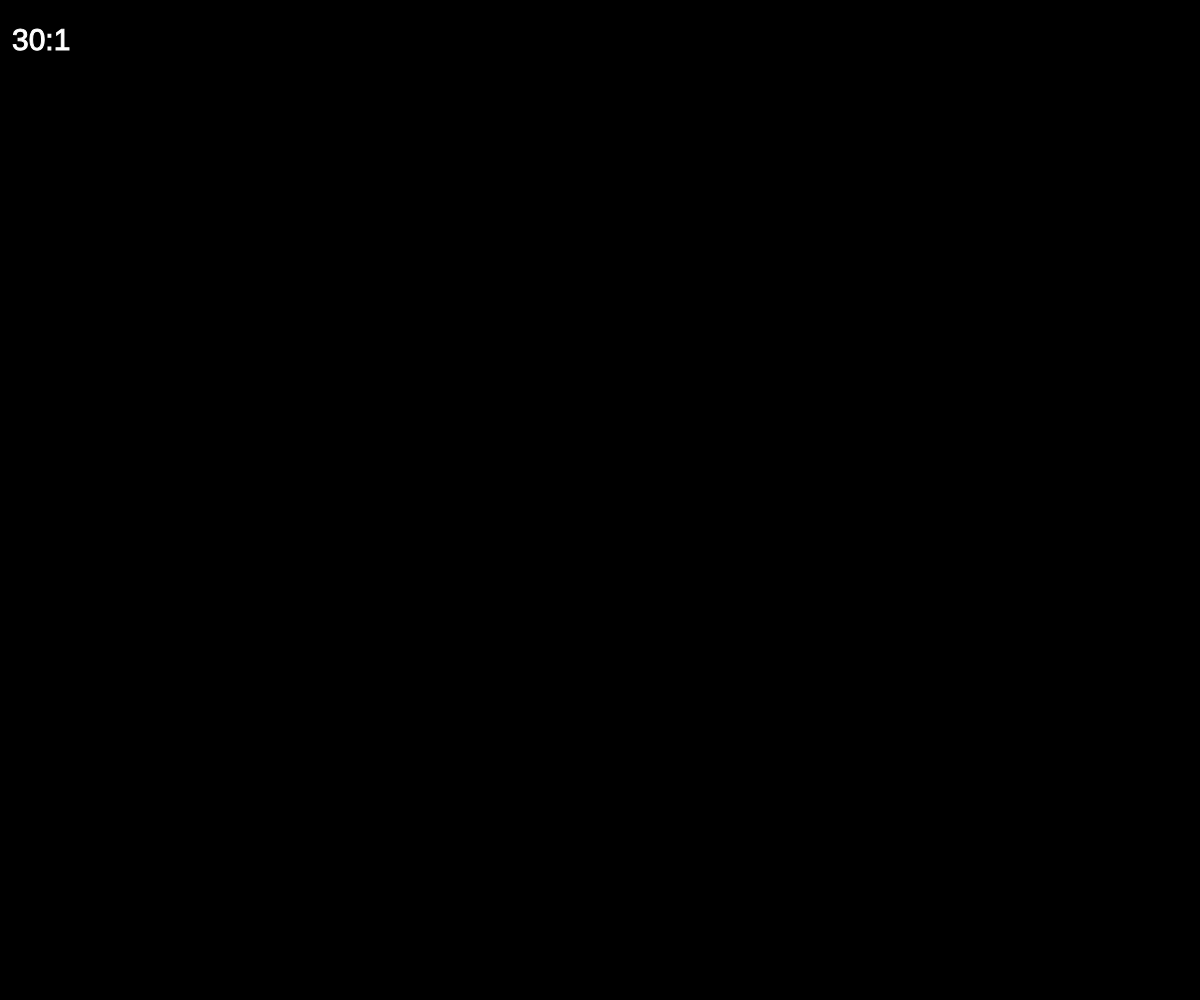
Frame 1 (no input)
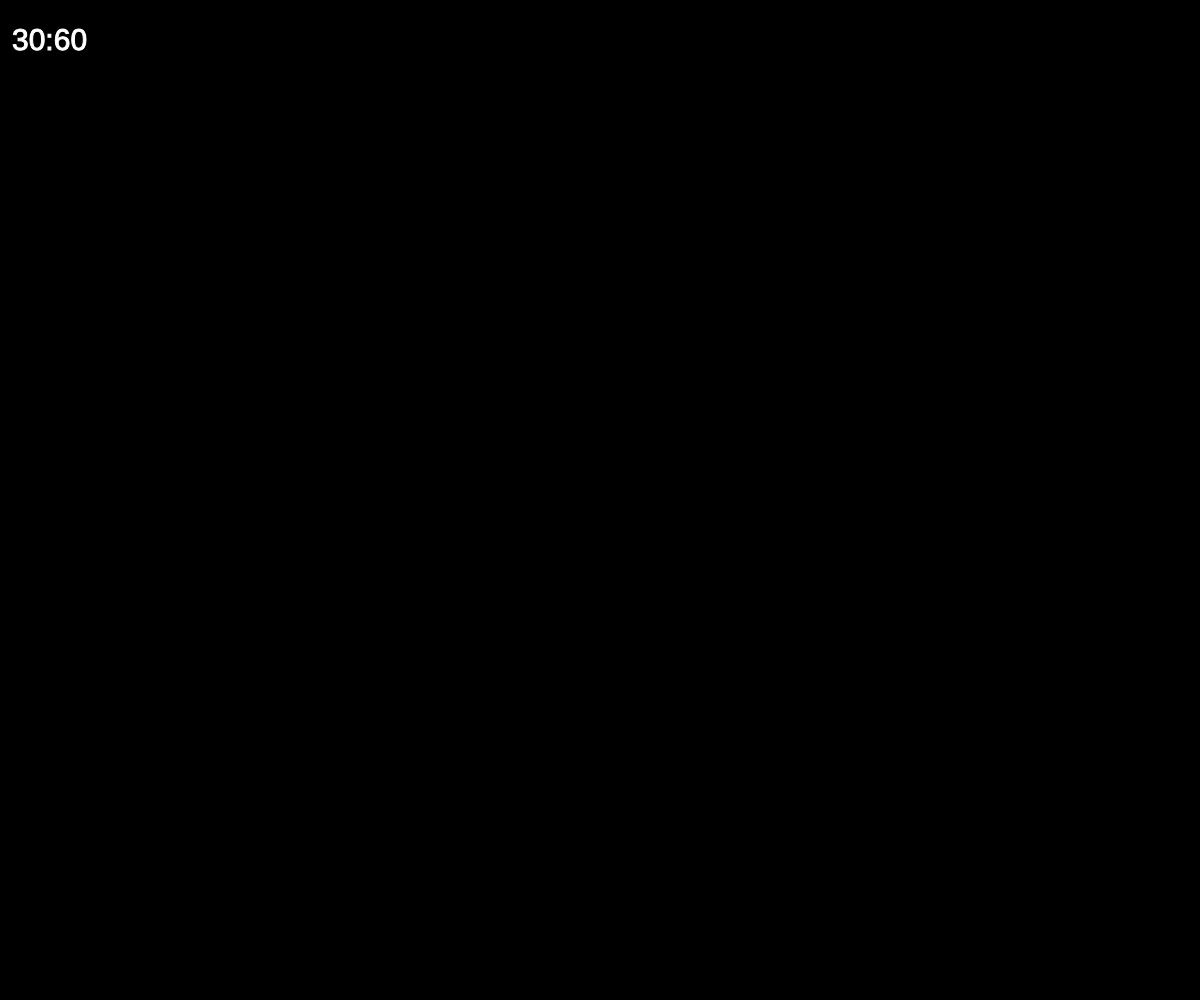
Frame 60 (no input)
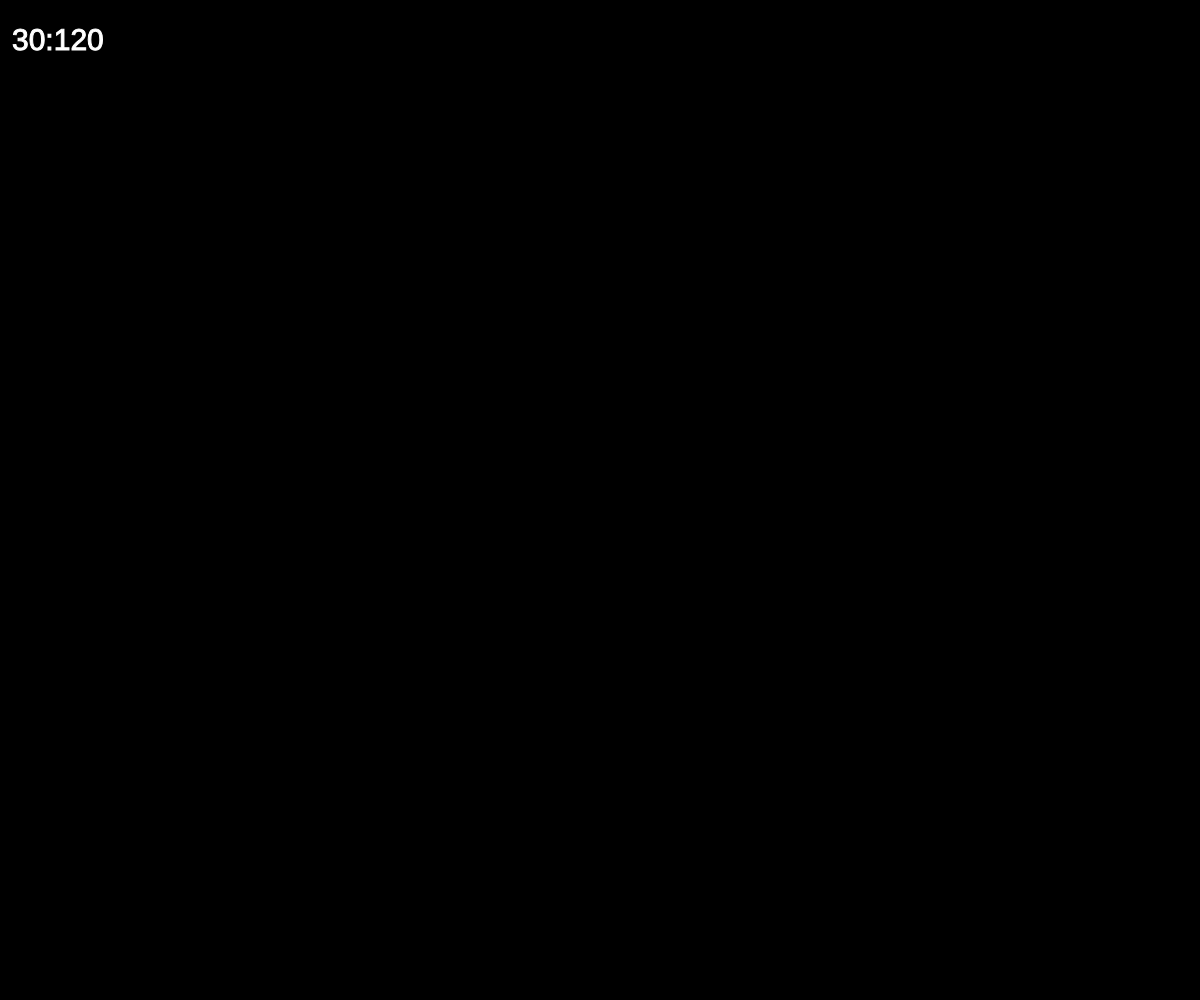
Frame 120 (the mouse pressed at the canvas centre since frame 60)

The p5.js sketch that drew these frames (run headless with seeded random() and noise() and a simulated clock; from frame 60 on, the mouse is pressed at the canvas centre):

// p5.js sketch
// ── sketch.js
let nn;

function setup() {
    createCanvas(windowWidth, windowHeight);
    frameRate(30);

    nn = new NeuralNetwork(4, 4);
}

function draw() {
    background(0);
    showFPS();
}

function keyPressed() {
    if (keyCode === DOWN_ARROW) {
        console.table(nn.w)
    }
}

function showFPS() {
    stroke(255);
    strokeWeight(1);
    fill(255);
    textSize(30);
    text(Math.round(frameRate()) + ":" + frameCount, width / 100, height / 20);
}
// ── NeuralNetwork.js
let intervalo = 10;

class NeuralNetwork {
    // 5, 4
    constructor(layersQuantity, networkHeight) {
        // 5
        this.w = new Array(layersQuantity);
        // 1
        this.w[1] = new Array(networkHeight);
        // 2, 3
        for (let i = 2; i < layersQuantity - 1; i++) {
            this.w[i] = new Array(networkHeight);
            for (let j = 0; j < networkHeight; j++) {
                this.w[i][j] = new Array(networkHeight);
            }
        }
        // 4
        this.w[layersQuantity - 1] = new Array(networkHeight);

        this.layersQuantity = layersQuantity;
        this.networkHeight = networkHeight;
        this.initWeights();
    }

    initWeights() {
        // 1
        for (let i = 0; i < this.networkHeight; i++) {
            // this.w[1][i] = random(-intervalo, intervalo);
            this.w[1][i] = Math.round(random(-intervalo, intervalo));
        }

        // 2, 3
        for (let i = 2; i < this.layersQuantity - 1; i++) {
            for (let j = 0; j < this.w[i].length; j++) {
                for (let k = 0; k < this.networkHeight; k++) {
                    // this.w[i][j][k] = random(-intervalo, intervalo);
                    this.w[i][j][k] = Math.round(random(-intervalo, intervalo));
                }
            }
        }

        // 4
        for (let i = 0; i < this.networkHeight; i++) {
            // this.w[this.layersQuantity - 1][i] = random(-intervalo, intervalo);
            this.w[this.layersQuantity - 1][i] = Math.round(random(-intervalo, intervalo));
        }
    }

    feedForward(x) {
        let layer1results = new Array(this.networkHeight);
        // 1
        for (let i = 0; i < this.networkHeight; i++) {
            layer1results[i] = x * this.w[1][i];
        }
        // 2
        let layer2results = new Array(this.networkHeight);
        for (let i = 0; i < this.networkHeight; i++) {
            layer2results[i] = 0;
        }
        for (let i = 0; i < this.networkHeight; i++) {
            for (let j = 0; j < this.networkHeight; j++) {
                layer2results[i] += this.w[2][i][j] * layer1results[j];
            }
        }

        // 3 (not draw example)
        let y = 0;
        for (let i = 0; i < this.networkHeight; i++) {
            // console.log("this.w[this.layersQuantity - 1][i] * layer2results[i] = " + this.w[this.layersQuantity - 1][i] + " * " + layer2results[i] + " = " + this.w[this.layersQuantity - 1][i] * layer2results[i])
            y += this.w[this.layersQuantity - 1][i] * layer2results[i];
        }

        console.table(layer1results);
        console.table(layer2results);
        console.log(y);
    }
}





















// class NeuralNetwork {
//     // 5, 4
//     constructor(layersQuantity, networkHeight) {
//         // 5
//         this.w = new Array(layersQuantity);
//         // 1
//         this.w[1] = new Array(networkHeight);
//         // 2, 3
//         for (let i = 2; i < layersQuantity - 1; i++) {
//             this.w[i] = new Array(networkHeight);
//         }
//         // 4
//         this.w[layersQuantity - 1] = new Array(networkHeight);

//         this.layersQuantity = layersQuantity;
//         this.networkHeight = networkHeight;
//         this.initWeights();
//     }

//     initWeights() {
//         // 1
//         for (let i = 0; i < this.networkHeight; i++) {
//             this.w[1][i] = random(-0.5, 0.5);
//         }

//         // 2, 3
//         for (let i = 2; i < this.layersQuantity - 1; i++) {
//             // this.w[i] = new Array(networkHeight);
//             for (let j = 0; j < this.w[i].length; j++) {
//                 this.w[i][j] = random(-0.5, 0.5);
//             }
//         }

//         // 4
//         for (let i = 0; i < this.networkHeight; i++) {
//             this.w[this.layersQuantity - 1][i] = random(-0.5, 0.5);
//         }
//     }
// }
